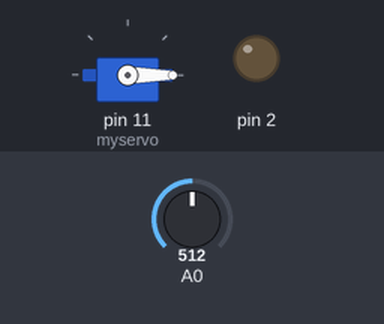
A sketch run on a simulated Arduino Uno, built with avr-gcc and run on an emulated ATmega328P. Parts: servo, output pins drawn as LEDs (lit = HIGH). The inputs (shaded band) are chosen by the test bench; at power-on: A0 = 512.

Above: at 1.2 s.
1.3 s: A0 set to 482
At 2.3 s:
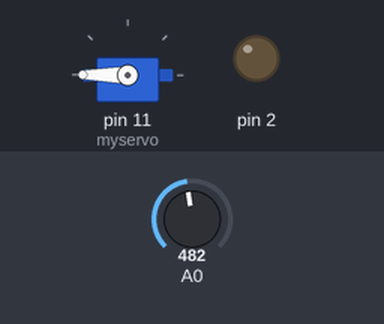
3.0 s: A0 set to 510
At 3.4 s:
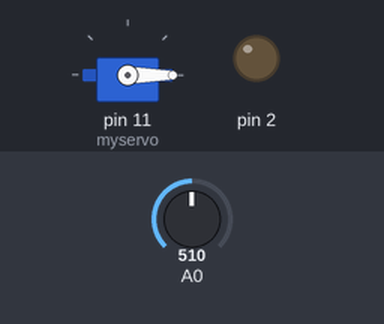
4.5 s: A0 set to 490
At 5.8 s:
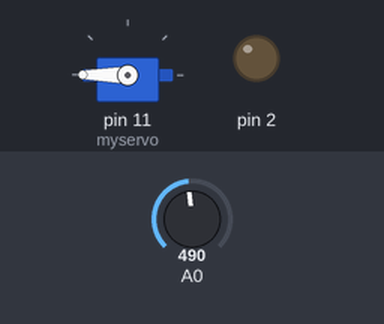
Timing chart, 0 to 7.5 s (numbered marks = the images above; inputs shaded):
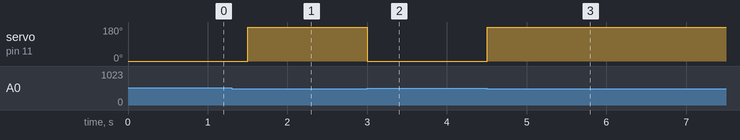

The sketch:

Sensor_de_lluvia_y_servo.ino
```cpp
#include <Servo.h>
Servo myservo;
void setup(){
Serial.begin(9600);
pinMode(2, OUTPUT);
myservo.attach(11);
}

void loop(){
if(analogRead(0)<500){ myservo.write(180); }
else {myservo.write(0);
}

delay(250);
}
```

Measured:
- the behaviour switches between 500 and 499 on A0 (found by bisection; images 0 and 1)
- after the input at 1.3 s, servo on pin 11 (myservo): 0° → 180° after 0.20 s
- after the input at 3.0 s, servo on pin 11 (myservo): 180° → 0° at once
- after the input at 4.5 s, servo on pin 11 (myservo): 0° → 180° at once
